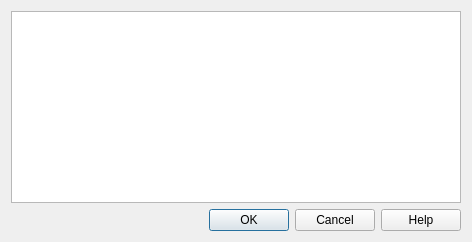
<?xml version="1.0" encoding="UTF-8"?>
<ui version="4.0">
 <class>ShortcutsDialog</class>
 <widget class="QDialog" name="ShortcutsDialog">
  <property name="geometry">
   <rect>
    <x>0</x>
    <y>0</y>
    <width>464</width>
    <height>364</height>
   </rect>
  </property>
  <property name="windowTitle">
   <string>Run Shortcut</string>
  </property>
  <layout class="QVBoxLayout" name="verticalLayout">
   <property name="sizeConstraint">
    <enum>QLayout::SetFixedSize</enum>
   </property>
   <item>
    <widget class="QListView" name="shortcuts"/>
   </item>
   <item>
    <widget class="QDialogButtonBox" name="buttonBox">
     <property name="minimumSize">
      <size>
       <width>450</width>
       <height>0</height>
      </size>
     </property>
     <property name="orientation">
      <enum>Qt::Horizontal</enum>
     </property>
     <property name="standardButtons">
      <set>QDialogButtonBox::Cancel|QDialogButtonBox::Help|QDialogButtonBox::Ok</set>
     </property>
    </widget>
   </item>
  </layout>
 </widget>
 <resources/>
 <connections>
  <connection>
   <sender>buttonBox</sender>
   <signal>accepted()</signal>
   <receiver>ShortcutsDialog</receiver>
   <slot>accept()</slot>
   <hints>
    <hint type="sourcelabel">
     <x>225</x>
     <y>347</y>
    </hint>
    <hint type="destinationlabel">
     <x>157</x>
     <y>274</y>
    </hint>
   </hints>
  </connection>
  <connection>
   <sender>buttonBox</sender>
   <signal>rejected()</signal>
   <receiver>ShortcutsDialog</receiver>
   <slot>reject()</slot>
   <hints>
    <hint type="sourcelabel">
     <x>293</x>
     <y>353</y>
    </hint>
    <hint type="destinationlabel">
     <x>286</x>
     <y>274</y>
    </hint>
   </hints>
  </connection>
 </connections>
</ui>
